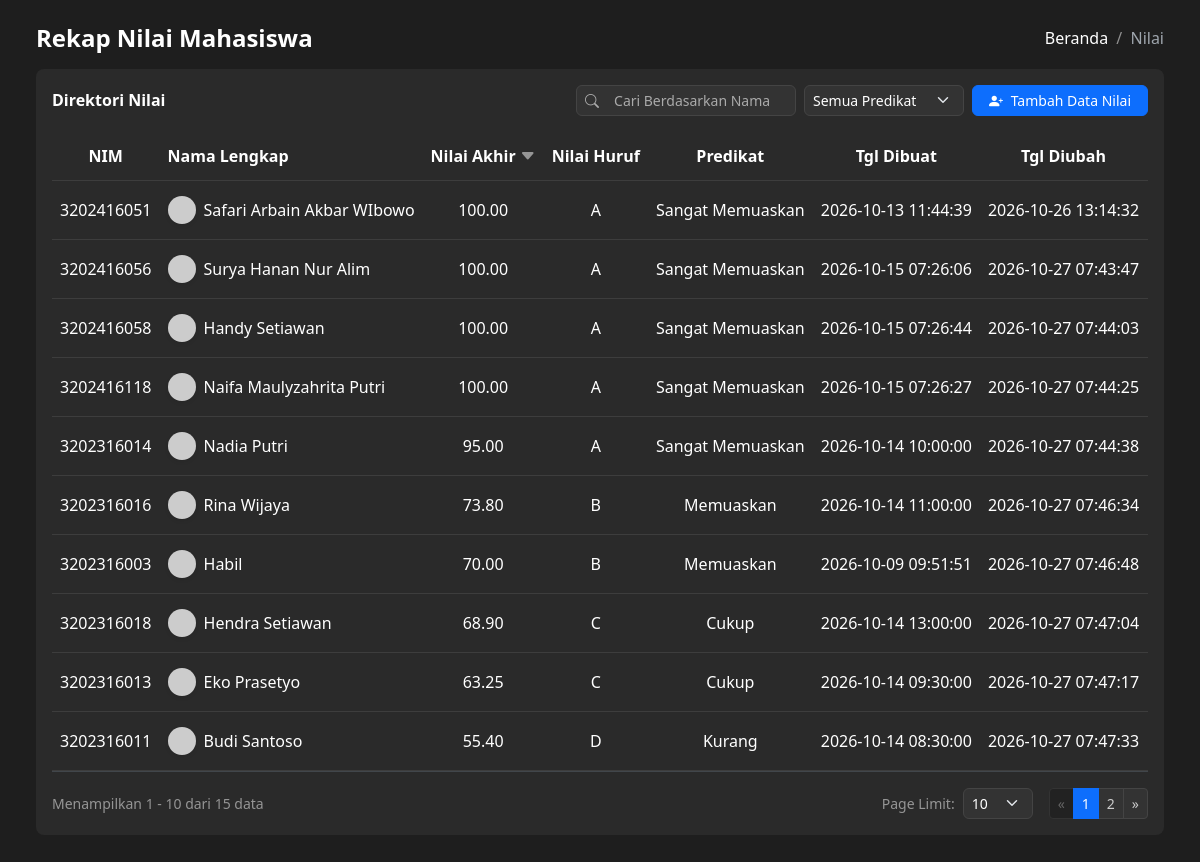
The page / on the database its author committed.
### tables this page shows
CREATE TABLE `nilaimhsw` (
  `nim` varchar(20) NOT NULL,
  `namalengkap` varchar(100) NOT NULL,
  `foto` varchar(255) DEFAULT NULL,
  `nilaiakhir` decimal(5,2) NOT NULL,
  `created_at` datetime DEFAULT CURRENT_TIMESTAMP,
  `updated_at` datetime DEFAULT CURRENT_TIMESTAMP ON UPDATE CURRENT_TIMESTAMP
);

### convertnilai.php (called while the page is built)
<?php
function getNilaiHuruf($nilai) {
    if ($nilai >= 80) return 'A';
    if ($nilai >= 70) return 'B';
    if ($nilai >= 60) return 'C';
    if ($nilai >= 50) return 'D';
    return 'E';
}
function getPredikat($nilai) {
    if ($nilai >= 80) return 'Sangat Memuaskan';
    if ($nilai >= 70) return 'Memuaskan';
    if ($nilai >= 60) return 'Cukup';
    if ($nilai >= 50) return 'Kurang';
    return 'Sangat Kurang';
}
?>

### index.php (the view, shortened to what this page needs)
<?php
include "connection.php";
include "convertnilai.php";
$limit = isset($_SESSION['limit']) ? $_SESSION['limit'] : 10;
$search = isset($_GET['search']) ? trim($_GET['search']) : '';
$predikat_filter = isset($_GET['predikat']) ? trim($_GET['predikat']) : '';
$sort_order = isset($_GET['order']) && strtolower($_GET['order']) == 'asc' ? 'asc' : 'desc';
$page = isset($_GET['page']) && is_numeric($_GET['page']) ? (int)$_GET['page'] : 1;
$offset = ($page - 1) * $limit;
$count_sql = "SELECT * FROM nilaimhsw WHERE 1=1";
$params = [];
$types = "";
if (!empty($params)) {
    $stmt_count = $conn->prepare($count_sql);
    $stmt_count->bind_param($types, ...$params);
    $stmt_count->execute();
    $res_count = $stmt_count->get_result();
} else {
    $res_count = $conn->query($count_sql);
}
$all_filtered_rows = [];
if ($res_count && $res_count->num_rows > 0) {
    while ($r = $res_count->fetch_assoc()) {
        $all_filtered_rows[] = $r;
    }
}
usort($all_filtered_rows, function($a, $b) use ($sort_order) {
    if ($a['nilaiakhir'] == $b['nilaiakhir']) return 0;
    return ($sort_order == 'asc')
        ? ($a['nilaiakhir'] < $b['nilaiakhir'] ? -1 : 1)
        : ($a['nilaiakhir'] > $b['nilaiakhir'] ? -1 : 1);
});
$total_records = count($all_filtered_rows);
$total_pages = ceil($total_records / $limit);
$page_data = array_slice($all_filtered_rows, $offset, $limit);
?>
<!doctype html>
<html lang="id" data-bs-theme="dark">
<head>
    <link rel="stylesheet" href="https://cdn.jsdelivr.net/npm/bootstrap@5.3.2/dist/css/bootstrap.min.css">
    <link rel="stylesheet" href="https://cdn.jsdelivr.net/npm/bootstrap-icons@1.13.1/font/bootstrap-icons.min.css">
</head>
<body class="p-4">
    <div class="container-fluid">
        <div class="d-flex justify-content-between align-items-center mb-3">
            <h4 class="fw-bold m-0 text-white">Rekap Nilai Mahasiswa</h4>
            <div class="fs-6">
                <span class="breadcrumb-active">Beranda</span>
                <span class="text-white-50 mx-1">/</span>
                <a href="index.php" class="breadcrumb-link">Nilai</a>
            </div>
        </div>
        <div class="card card-custom p-3 mb-4">
            <div class="d-flex flex-column flex-md-row justify-content-between align-items-md-center gap-3 mb-3">
                <div class="fw-bold text-white fs-6">
                    Direktori Nilai
                </div>
                <form action="index.php" method="GET" class="d-flex align-items-center gap-2 flex-wrap ms-auto">
                    <div class="input-group input-group-sm search-input-group" style="width: 220px;">
                        <span class="input-group-text"><i class="bi bi-search"></i></span>
                        <input type="search" name="search" class="form-control form-control-custom" placeholder="Cari Berdasarkan Nama" value="<?= htmlspecialchars($search) ?>">
                    </div>
                    <select name="predikat" class="form-select form-select-sm form-select-custom rounded" style="width: 160px;" onchange="this.form.submit()">
                        <option value="">Semua Predikat</option>
                    </select>
                    <button type="button" class="btn btn-primary btn-sm rounded px-3" data-bs-toggle="modal" data-bs-target="#modalTambah">
                        <i class="bi bi-person-plus-fill me-1"></i> Tambah Data Nilai
                    </button>
                </form>
            </div>
            <div class="table-responsive">
                <table class="table table-custom align-middle text-center">
                    <thead>
                        <tr>
                            <th>NIM</th>
                            <th class="text-start">Nama Lengkap</th>
                            <th>
                                <a href="index.php?page=1&search=<?= urlencode($search) ?>&predikat=<?= urlencode($predikat_filter) ?>&order=<?= $sort_order == 'asc' ? 'desc' : 'asc' ?>"
                                   class="text-white text-decoration-none d-inline-flex align-items-center gap-1">
                                    Nilai Akhir
                                    <?php if ($sort_order == 'asc'): ?>
                                        <i class="bi bi-caret-up-fill text-white-50 fs-7"></i>
                                    <?php else: ?>
                                        <i class="bi bi-caret-down-fill text-white-50 fs-7"></i>
                                    <?php endif; ?>
                                </a>
                            </th>
                            <th>Nilai Huruf</th>
                            <th>Predikat</th>
                            <th>Tgl Dibuat</th>
                            <th>Tgl Diubah</th>
                        </tr>
                    </thead>
                    <tbody>
                        <?php if (count($page_data) > 0): ?>
                            <?php foreach ($page_data as $row):
                                $nilai_huruf = getNilaiHuruf($row['nilaiakhir']);
                                $predikat = getPredikat($row['nilaiakhir']);
                            ?>
                                <tr>
                                    <td class="text-center"><?= htmlspecialchars($row['nim']) ?></td>
                                    <td class="text-start">
                                        <div class="d-flex align-items-center justify-content-start gap-2">
                                            <?php if (!empty($row['foto']) && file_exists('uploads/' . $row['foto'])): ?>
                                                <img src="uploads/<?= htmlspecialchars($row['foto']) ?>"
                                                     alt="Foto Profil"
                                                     class="rounded-circle shadow-sm"
                                                     width="28"
                                                     height="28"
                                                     style="object-fit: cover;">
                                            <?php else: ?>
                                                <img src="https://ui-avatars.com/api/?name=<?= urlencode($row['namalengkap']) ?>&background=0d6efd&color=fff&size=32"
                                                     alt="Foto Profil"
                                                     class="rounded-circle shadow-sm"
                                                     width="28"
                                                     height="28">
                                            <?php endif; ?>
                                            <span><?= htmlspecialchars($row['namalengkap']) ?></span>
                                        </div>
                                    </td>
                                    <td class="text-center"><?= number_format($row['nilaiakhir'], 2) ?></td>
                                    <td class="text-center"><?= $nilai_huruf ?></td>
                                    <td class="text-center"><?= $predikat ?></td>
                                    <td class="text-center"><?= $row['created_at'] ?></td>
                                    <td class="text-center"><?= $row['updated_at'] ?></td>
                                </tr>
                            <?php endforeach; ?>
                        <?php else: ?>
                            <tr><td colspan="8" class="text-center py-4 text-white-50">Data tidak ditemukan.</td></tr>
                        <?php endif; ?>
                    </tbody>
                </table>
            </div>
            <div class="d-flex flex-column flex-md-row justify-content-between align-items-center pt-3 border-top border-secondary-subtle gap-2">
                <div class="text-white-50 small">
                    <?php
                    $start_num = $total_records > 0 ? $offset + 1 : 0;
                    $end_num = min($offset + $limit, $total_records);
                    ?>
                    Menampilkan <?= $start_num ?> - <?= $end_num ?> dari <?= $total_records ?> data
                </div>
                <div class="d-flex align-items-center gap-3">
                    <div class="d-flex align-items-center gap-2">
                        <label for="pageLimit" class="text-white-50 small m-0 fw-medium" style="white-space: nowrap;">Page Limit:</label>
                        <select id="pageLimit" class="form-select form-select-sm form-select-custom rounded" style="width: 70px;" onchange="changePageLimit(this.value)">
                            <option value="10" <?= $limit == 10 ? 'selected' : '' ?>>10</option>
                        </select>
                    </div>
                    <nav>
                        <ul class="pagination pagination-sm m-0">
                            <li class="page-item <?= ($page <= 1) ? 'disabled' : '' ?>">
                                <a class="page-link" href="index.php?page=<?= $page - 1 ?>&search=<?= urlencode($search) ?>&predikat=<?= urlencode($predikat_filter) ?>&order=<?= $sort_order ?>">&laquo;</a>
                            </li>
                            <?php for ($i = 1; $i <= $total_pages; $i++): ?>
                                <li class="page-item <?= ($page == $i) ? 'active' : '' ?>">
                                    <a class="page-link" href="index.php?page=<?= $i ?>&search=<?= urlencode($search) ?>&predikat=<?= urlencode($predikat_filter) ?>&order=<?= $sort_order ?>"><?= $i ?></a>
                                </li>
                            <?php endfor; ?>
                            <li class="page-item <?= ($page >= $total_pages) ? 'disabled' : '' ?>">
                                <a class="page-link" href="index.php?page=<?= $page + 1 ?>&search=<?= urlencode($search) ?>&predikat=<?= urlencode($predikat_filter) ?>&order=<?= $sort_order ?>">&raquo;</a>
                            </li>
                        </ul>
                    </nav>
                </div>
            </div>
        </div>
    </div>
</body>
</html>

### index.php (style rules this page uses)
body { background-color: #1e1e1e; color: #ffffff; font-family: system-ui, -apple-system, "Segoe UI", Roboto, sans-serif; }
.card-custom { background-color: #2a2a2a; border: none; border-radius: 8px; }
.table-custom { --bs-table-bg: transparent; --bs-table-color: #ffffff; width: 100%; margin-bottom: 0 !important; }
.table-custom th { color: #ffffff; font-weight: 600; border-bottom: 1px solid #3d3d3d; padding-top: 12px; padding-bottom: 12px; white-space: nowrap; }
.table-custom td { color: #ffffff; border-bottom: 1px solid #3d3d3d; padding-top: 12px; padding-bottom: 12px; vertical-align: middle; white-space: nowrap; }
.form-control-custom, .form-select-custom { background-color: #333333 !important; border: 1px solid #444444 !important; color: #ffffff !important; }
.form-control-custom::placeholder { color: #aaaaaa; }
.search-input-group { border: 1px solid #444444; border-radius: 6px; background-color: #333333; overflow: hidden; }
.search-input-group .input-group-text { background-color: transparent; border: none; color: #aaaaaa; }
.search-input-group .form-control { border: none !important; background-color: transparent !important; }
.breadcrumb-link { color: #9ea5ad; text-decoration: none; transition: color 0.2s ease; }
.breadcrumb-active { color: #ffffff; font-weight: 500; }
.pagination .page-link { background-color: #333333; border-color: #444444; color: #cccccc; }
.pagination .page-item.active .page-link { background-color: #0d6efd; border-color: #0d6efd; color: #ffffff; }
.pagination .page-item.disabled .page-link { background-color: #222222; border-color: #333333; color: #666666; }

### rows shown on the page
nilaimhsw: nim "3202416051", namalengkap "Safari Arbain Akbar WIbowo", nilaiakhir "100.00", nilaiakhir "A", nilaiakhir "Sangat Memuaskan", created_at "2026-10-13 11:44:39", updated_at "2026-10-26 13:14:32"
nilaimhsw: nim "3202416056", namalengkap "Surya Hanan Nur Alim", nilaiakhir "100.00", nilaiakhir "A", nilaiakhir "Sangat Memuaskan", created_at "2026-10-15 07:26:06", updated_at "2026-10-27 07:43:47"
nilaimhsw: nim "3202416058", namalengkap "Handy Setiawan", nilaiakhir "100.00", nilaiakhir "A", nilaiakhir "Sangat Memuaskan", created_at "2026-10-15 07:26:44", updated_at "2026-10-27 07:44:03"
nilaimhsw: nim "3202416118", namalengkap "Naifa Maulyzahrita Putri", nilaiakhir "100.00", nilaiakhir "A", nilaiakhir "Sangat Memuaskan", created_at "2026-10-15 07:26:27", updated_at "2026-10-27 07:44:25"
nilaimhsw: nim "3202316014", namalengkap "Nadia Putri", nilaiakhir "95.00", nilaiakhir "A", nilaiakhir "Sangat Memuaskan", created_at "2026-10-14 10:00:00", updated_at "2026-10-27 07:44:38"
nilaimhsw: nim "3202316016", namalengkap "Rina Wijaya", nilaiakhir "73.80", nilaiakhir "B", nilaiakhir "Memuaskan", created_at "2026-10-14 11:00:00", updated_at "2026-10-27 07:46:34"
nilaimhsw: nim "3202316003", namalengkap "Habil", nilaiakhir "70.00", nilaiakhir "B", nilaiakhir "Memuaskan", created_at "2026-10-09 09:51:51", updated_at "2026-10-27 07:46:48"
nilaimhsw: nim "3202316018", namalengkap "Hendra Setiawan", nilaiakhir "68.90", nilaiakhir "C", nilaiakhir "Cukup", created_at "2026-10-14 13:00:00", updated_at "2026-10-27 07:47:04"
nilaimhsw: nim "3202316013", namalengkap "Eko Prasetyo", nilaiakhir "63.25", nilaiakhir "C", nilaiakhir "Cukup", created_at "2026-10-14 09:30:00", updated_at "2026-10-27 07:47:17"
nilaimhsw: nim "3202316011", namalengkap "Budi Santoso", nilaiakhir "55.40", nilaiakhir "D", nilaiakhir "Kurang", created_at "2026-10-14 08:30:00", updated_at "2026-10-27 07:47:33"

### other values the page prints
$start_num "1"
$end_num "10"
$total_records "15"
